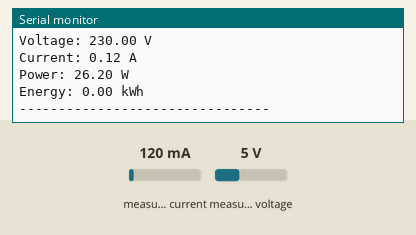
A sketch run on a simulated ESP32. Parts: the last lines printed to the serial monitor. The inputs (shaded band) are chosen by the test bench; at power-on: measured current 120 mA, measured voltage 5 V. WiFi joins after 1.5 s; servers stay silent unless stated; uploads are accepted with an empty reply.

Above: at 2.7 s.
2.8 s: measured current set to 40 mA
4.3 s: measured voltage set to 0.3 V
At 5.5 s:
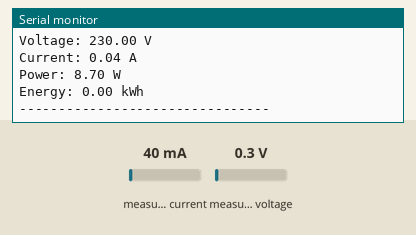
5.8 s: measured current set to 500 mA
At 7.3 s:
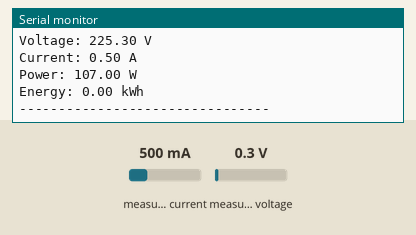
Timing chart, 0 to 8.8 s (numbered marks = the images above; inputs shaded):
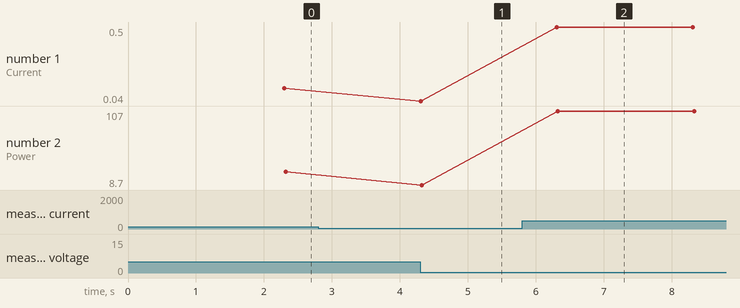

The sketch:

WT32_firmware_source_code.ino
```cpp
#include <WiFi.h>
#include <HTTPClient.h>
#include <PZEM004Tv30.h>
#include <ArduinoJson.h>


const char* ssid = "realme C51";
const char* password = "40042026";


const char* serverUrl = "http://10.100.162.120:5000/data";

const String deviceID = "node01";

PZEM004Tv30 pzem(Serial2, 16, 17);


void setup() {
  Serial.begin(9600);

  WiFi.begin(ssid, password);
  Serial.print("Connecting to WiFi");
  while (WiFi.status() != WL_CONNECTED) {
    delay(500);
    Serial.print(".");
  }
  Serial.println("\nConnected! IP Address: " + WiFi.localIP().toString());
}

void loop() {
  static unsigned long lastSend = 0;

  if (millis() - lastSend > 2000) {
    lastSend = millis();

    // Read data from PZEM
    float v = pzem.voltage();
    float c = pzem.current();
    float p = pzem.power();
    float e = pzem.energy();
    float f = pzem.frequency();
    float pf = pzem.pf();


    if (isnan(v) || isnan(c) || isnan(p)) {
      Serial.println("Error reading from PZEM - Skipping this reading");
      return;
    }

    // Create JSON payload
    StaticJsonDocument<300> doc;
    doc["device_id"] = deviceID;
    doc["voltage"] = v;
    doc["current"] = c;
    doc["power"] = p;
    doc["energy"] = e;
    doc["frequency"] = f;
    doc["pf"] = pf;
    doc["timestamp"] = millis();

    String jsonPayload;
    serializeJson(doc, jsonPayload);

    // Send via HTTP POST
    if (WiFi.status() == WL_CONNECTED) {
      HTTPClient http;
      http.begin(serverUrl);
      http.addHeader("Content-Type", "application/json");

      int httpResponseCode = http.POST(jsonPayload);

      if (httpResponseCode > 0) {
        Serial.printf("Data sent successfully! Response: %d\n", httpResponseCode);
      } else {
        Serial.printf("Failed to send data. Error: %s\n", http.errorToString(httpResponseCode).c_str());
      }

      http.end();
    } else {
      Serial.println("WiFi disconnected. Reconnecting...");
      WiFi.reconnect();
    }


    Serial.println("\n--- PZEM-004T Measurement Sent ---");
    Serial.print("Voltage: "); Serial.print(v); Serial.println(" V");
    Serial.print("Current: "); Serial.print(c); Serial.println(" A");
    Serial.print("Power: "); Serial.print(p); Serial.println(" W");
    Serial.print("Energy: "); Serial.print(e); Serial.println(" kWh");
    Serial.println("--------------------------------");
  }

  delay(10);
}
```

Measured:
- after the input at 5.8 s, the serial monitor: prints a new line after 0.51 s (image 2)
- plotted number 1: 0.04 → 0.5 after the input at 5.8 s
- plotted number 2: 8.7 → 107 after the input at 5.8 s
